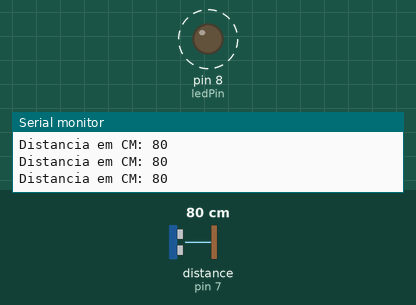
Simulated run of this sketch. Board: Arduino Uno, built with avr-gcc and run on an emulated ATmega328P. Shown: output pins drawn as LEDs (lit = HIGH), the last lines printed to the serial monitor. Wiring (inferred from the names in the program): ultrasonic range finder: trigger pin 6; echo pin 7. Dashed ring = blinking. Inputs (shaded band) come from the test bench; at power-on: distance to the obstacle (sensor on pin 7) 80 cm. The echo pulse lasts 58.3 µs per cm; pins used as bus, display or sensor lines are not drawn.

Above: at 1.2 s.
1.3 s: distance to the obstacle (sensor on pin 7) set to 2 cm
At 1.8 s:
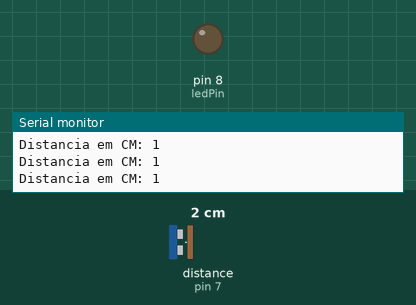
4.3 s: distance to the obstacle (sensor on pin 7) set to 9 cm
At 4.5 s:
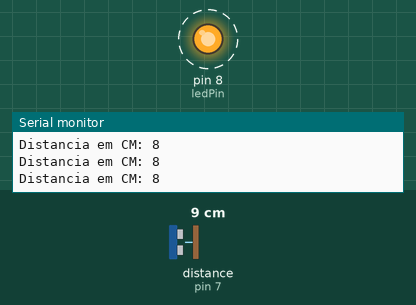
7.3 s: distance to the obstacle (sensor on pin 7) set to 4 cm
Timing chart, 0 to 10.3 s (numbered marks = the images above; inputs shaded):
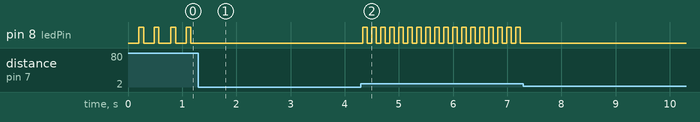

The sketch:

v1_1_BuzzSemDelayComMAPeAutenticacao.ino
```cpp
int echoPin = 7; //Pino 7 recebe o pulso do echo
int trigPin = 6; //Pino 6 envia o pulso para gerar o echo
int ledPin = 8; // Pino 8 recebe BUZZ

//  Variaveis Globais - Registro de Estados
int value = LOW;                // último valor do LED
long previousMillis = 0;        // último momento que o LED foi atualizado
long intervalo = 0;           // tempo de transição entre estados (milisegundos)
long duracao = 70;

void setup()
{
  Serial.begin(9600); //inicia a porta serial
  pinMode(echoPin, INPUT); // define o pino 13 como entrada (recebe)
  pinMode(trigPin, OUTPUT); // define o pino 12 como saida (envia)
  pinMode(ledPin, OUTPUT);      // configura o pino digital como saída
}

void loop()
{
  //seta o pino 12 com um pulso baixo "LOW" ou desligado ou ainda 0
  digitalWrite(trigPin, LOW);
  // delay de 2 microssegundos
  delayMicroseconds(2);
  //seta o pino 12 com pulso alto "HIGH" ou ligado ou ainda 1
  digitalWrite(trigPin, HIGH);
  //delay de 10 microssegundos
  delayMicroseconds(10);
  //seta o pino 12 com pulso baixo novamente
  digitalWrite(trigPin, LOW);
  //pulseInt lê o tempo entre a chamada e o pino entrar em high
  long duration = pulseIn(echoPin,HIGH);
  //Esse calculo é baseado em s = v . t, lembrando que o tempo vem dobrado
  //porque é o tempo de ida e volta do ultrassom
  long distancia = duration /29 / 2 ;
  intervalo = map(distancia, 0, 200, 60, 400);

  ///////////////// Monitor Serial
  Serial.print("Distancia em CM: ");
  Serial.println(distancia);

  if (distancia > 3 && distancia < 200){
    if (value == LOW) {
      if (millis() - previousMillis > intervalo) {
        previousMillis = millis();   // lembre-se do último tempo que piscamos o LED
        value = HIGH;
      }
    }
    if (value == HIGH) {
      if (millis() - previousMillis > duracao) {
        previousMillis = millis();   // lembre-se do último tempo que piscamos o LED
        // se o LED está apagado, acenda-o e vice-versa.
        value = LOW;
      }
    }
  }
  if (distancia < 3 && distancia > 1 ) {
    value = HIGH;
  }
  if (distancia > 200 || distancia == 0) {
    value = LOW;
  }
  digitalWrite(ledPin, value);
}
```

Measured:
- after the input at 1.3 s, pin 8 (ledPin): stops changing and stays LOW
- after the input at 4.3 s, pin 8 (ledPin): alternates HIGH for 0.08 s and LOW for 0.08 s, starting at once
- after the input at 7.3 s, pin 8 (ledPin): stops changing and stays LOW
- by itself, pin 8 (ledPin): alternates HIGH for 0.09 s and LOW for 0.20 s
